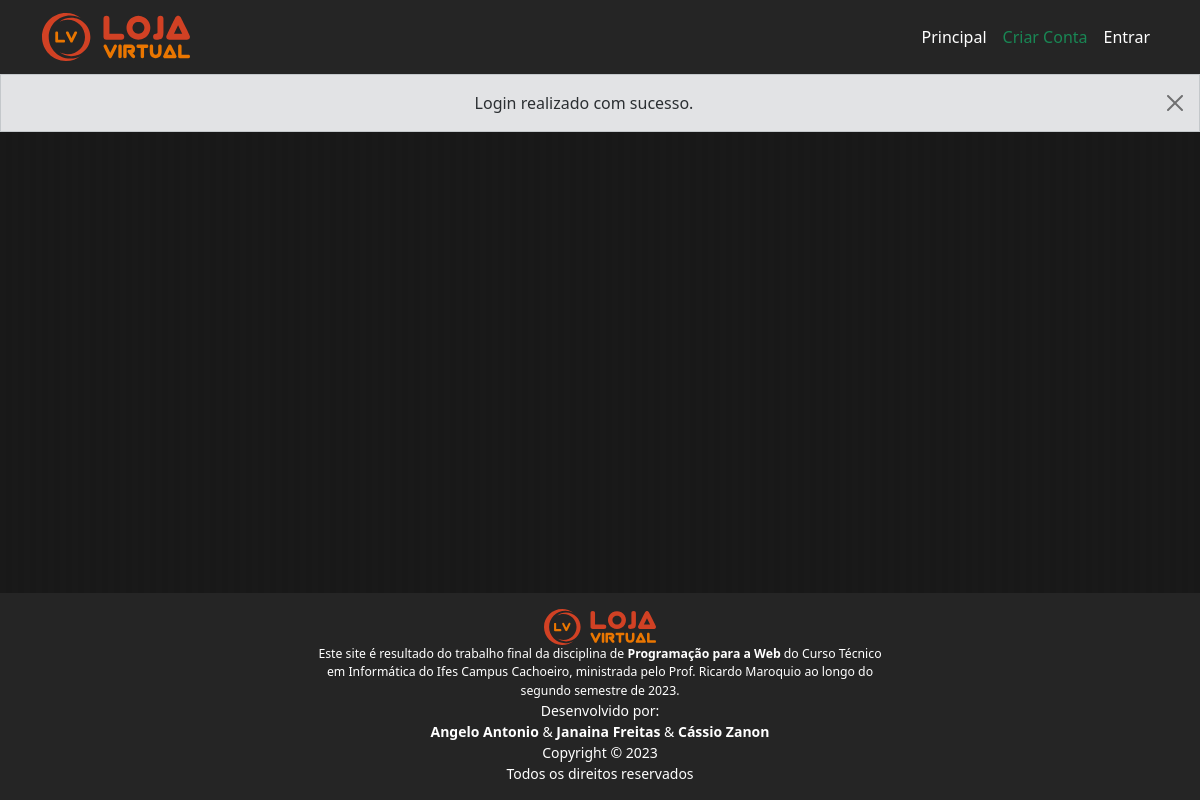
Before: / (signed in) with the older database file.
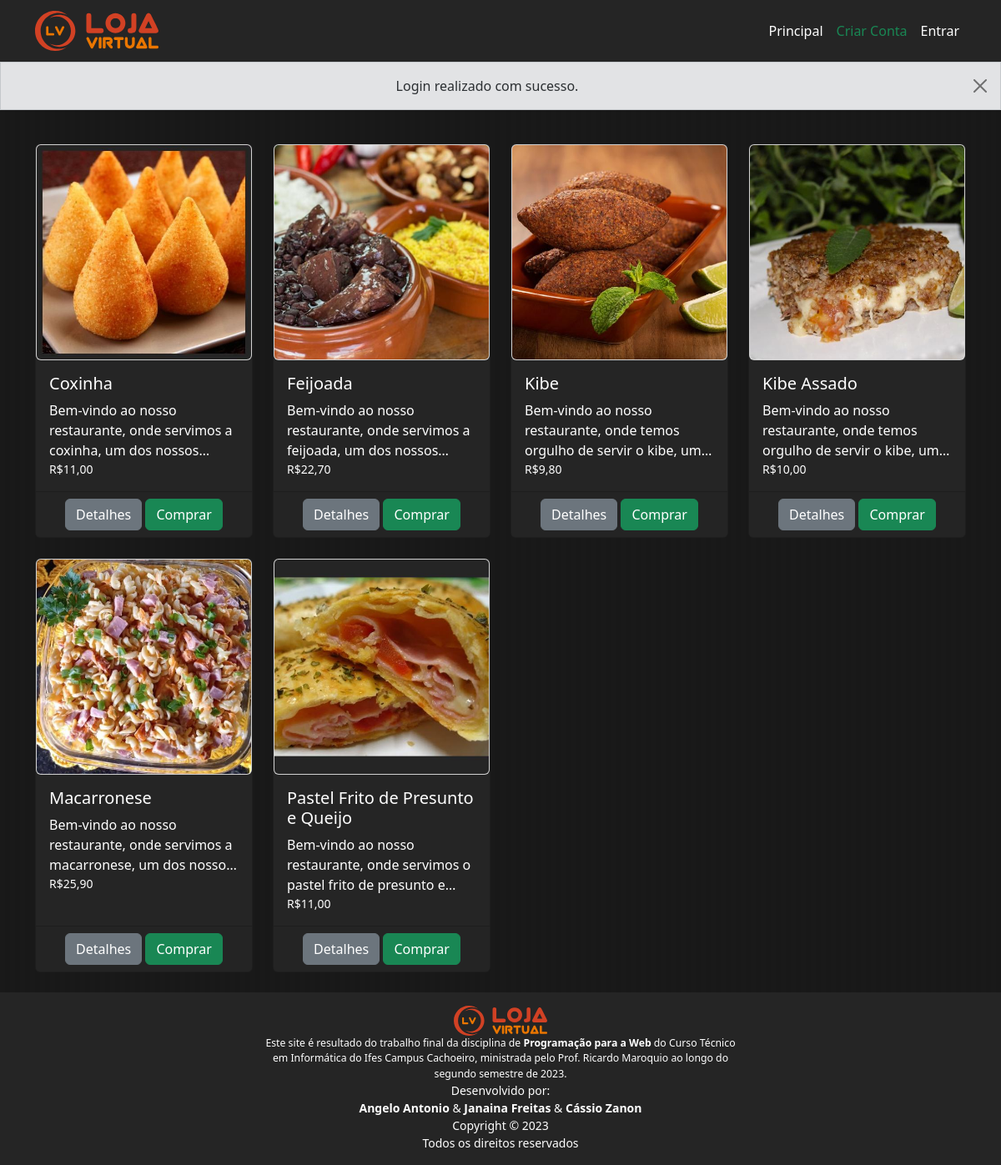
After: the same page with the newer database file.
### tables this page shows
CREATE TABLE produto (
    id           INTEGER         PRIMARY KEY AUTOINCREMENT,
    nome         TEXT            NOT NULL,
    preco        INTEGER         NOT NULL,
    descricao    TEXT            NOT NULL,
    categoria    TEXT            NOT NULL
    );

### routes/RootRouter.py (the view)
@router.get("/", response_class=HTMLResponse)
async def get_root(request: Request, usuario: Usuario = Depends(obter_usuario_logado),):
    produtos = ProdutoRepo.obter_todos()
    return templates.TemplateResponse("root/index.html", {"request": request, "usuario": usuario, "produtos": produtos},)

### templates/root/index.html (shortened to what this page needs)
{% extends "base.html" %}
{% block principal %}
<div class="row row-cols-1 row-cols-sm-2 row-cols-md-3 row-cols-lg-4 rowcols-xxl-6 g-4 mb-0">
    {% for p in produtos: %}
        <div class="col">
            <div class="includes card h-100">
                <img src="/static/img/produtos/{{ '%04d'|format(p.id) }}.jpg" class="card" alt="{{ p.nome }}">
                    <div class="includes card-body">
                        <h5 class="card-title text-white">{{ p.nome }}</h5>
                        <div class="texto-3-linhas">
                            <p class="card-text text-white">
                                {{ p.descricao }}
                            </p>
                        </div>
                        <p class="card-text">
                            <small class="text-white">R${{ p.preco }}</small>
                        </p>
                    </div>
                    <div class="card-footer text-center">
                        {% set text = "Detalhes" %}
                        {% set href = "/produto/" ~ p.id %}
                        {% set classe = "btn-secondary" %}
                        {% include "includes/link.html" %}
                        {% set text = "Comprar" %}
                        {% set type = "submit" %}
                        {% set classe = "btn-success" %}
                        {% include "includes/button.html" %}
                    </div>
            </div>
        </div>
    {% endfor %}
</div>
{% endblock %}

### templates/includes/link.html
<a href="{{ href }}" class="btn {% if classe %}{{ classe }}{% endif %}" role="button" style="text-decoration: none; color: white; display: inline-block; padding: 6px 12px;">
    {{ text }}
</a>

### templates/includes/button.html
<button type="{{ type }}" class="btn {% if classe %}{{ classe }}{% endif %}">
  {{ text }}
</button>

Changed rows visible on the page:
added produto: shows a picture, nome "Coxinha", descricao "Bem-vindo ao nosso restaurante, onde servimos a coxinha, um dos…", preco "11,00", text "Detalhes", text "Comprar"
added produto: shows a picture, nome "Feijoada", descricao "Bem-vindo ao nosso restaurante, onde servimos a feijoada, um dos…", preco "22,70", text "Detalhes", text "Comprar"
added produto: shows a picture, nome "Kibe", descricao "Bem-vindo ao nosso restaurante, onde temos orgulho de servir o kibe,…", preco "9,80", text "Detalhes", text "Comprar"
added produto: shows a picture, nome "Kibe Assado", descricao "Bem-vindo ao nosso restaurante, onde temos orgulho de servir o kibe,…", preco "10,00", text "Detalhes", text "Comprar"
added produto: shows a picture, nome "Macarronese", descricao "Bem-vindo ao nosso restaurante, onde servimos a macarronese, um dos…", preco "25,90", text "Detalhes", text "Comprar"
added produto: shows a picture, nome "Pastel Frito de Presunto e Queijo", descricao "Bem-vindo ao nosso restaurante, onde servimos o pastel frito de presunto…", preco "11,00", text "Detalhes", text "Comprar"
